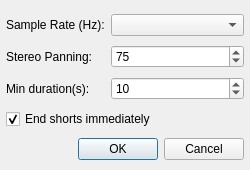
<?xml version="1.0" encoding="UTF-8"?>
<ui version="4.0">
 <class>SettingsDialog</class>
 <widget class="QDialog" name="SettingsDialog">
  <property name="geometry">
   <rect>
    <x>0</x>
    <y>0</y>
    <width>250</width>
    <height>170</height>
   </rect>
  </property>
  <property name="minimumSize">
   <size>
    <width>250</width>
    <height>170</height>
   </size>
  </property>
  <property name="maximumSize">
   <size>
    <width>250</width>
    <height>170</height>
   </size>
  </property>
  <property name="windowTitle">
   <string>TFMX Plugin Settings</string>
  </property>
  <layout class="QGridLayout" name="gridLayout">
   <property name="leftMargin">
    <number>6</number>
   </property>
   <property name="rightMargin">
    <number>6</number>
   </property>
   <property name="bottomMargin">
    <number>6</number>
   </property>
   <item row="3" column="0" colspan="2">
    <widget class="QCheckBox" name="end">
     <property name="focusPolicy">
      <enum>Qt::NoFocus</enum>
     </property>
     <property name="text">
      <string>End shorts immediately</string>
     </property>
     <property name="checked">
      <bool>true</bool>
     </property>
    </widget>
   </item>
   <item row="1" column="0">
    <widget class="QLabel" name="label">
     <property name="text">
      <string>Stereo Panning:</string>
     </property>
    </widget>
   </item>
   <item row="5" column="0" colspan="3">
    <widget class="QDialogButtonBox" name="buttonBox">
     <property name="sizePolicy">
      <sizepolicy hsizetype="Expanding" vsizetype="Fixed">
       <horstretch>0</horstretch>
       <verstretch>0</verstretch>
      </sizepolicy>
     </property>
     <property name="standardButtons">
      <set>QDialogButtonBox::Cancel|QDialogButtonBox::Ok</set>
     </property>
    </widget>
   </item>
   <item row="1" column="1" colspan="2">
    <widget class="QSpinBox" name="stereoPan">
     <property name="maximum">
      <number>100</number>
     </property>
     <property name="value">
      <number>75</number>
     </property>
    </widget>
   </item>
   <item row="2" column="1" colspan="2">
    <widget class="QSpinBox" name="minDuration">
     <property name="minimum">
      <number>5</number>
     </property>
     <property name="maximum">
      <number>30</number>
     </property>
     <property name="value">
      <number>10</number>
     </property>
    </widget>
   </item>
   <item row="0" column="0">
    <widget class="QLabel" name="label_2">
     <property name="text">
      <string>Sample Rate (Hz):</string>
     </property>
    </widget>
   </item>
   <item row="2" column="0">
    <widget class="QLabel" name="label_3">
     <property name="text">
      <string>Min duration(s):</string>
     </property>
    </widget>
   </item>
   <item row="0" column="1" colspan="2">
    <widget class="QComboBox" name="sampleRate">
     <property name="maximumSize">
      <size>
       <width>16777215</width>
       <height>16777215</height>
      </size>
     </property>
    </widget>
   </item>
  </layout>
 </widget>
 <resources/>
 <connections>
  <connection>
   <sender>buttonBox</sender>
   <signal>accepted()</signal>
   <receiver>SettingsDialog</receiver>
   <slot>accept()</slot>
   <hints>
    <hint type="sourcelabel">
     <x>214</x>
     <y>167</y>
    </hint>
    <hint type="destinationlabel">
     <x>103</x>
     <y>160</y>
    </hint>
   </hints>
  </connection>
  <connection>
   <sender>buttonBox</sender>
   <signal>rejected()</signal>
   <receiver>SettingsDialog</receiver>
   <slot>reject()</slot>
   <hints>
    <hint type="sourcelabel">
     <x>269</x>
     <y>174</y>
    </hint>
    <hint type="destinationlabel">
     <x>148</x>
     <y>169</y>
    </hint>
   </hints>
  </connection>
 </connections>
</ui>
